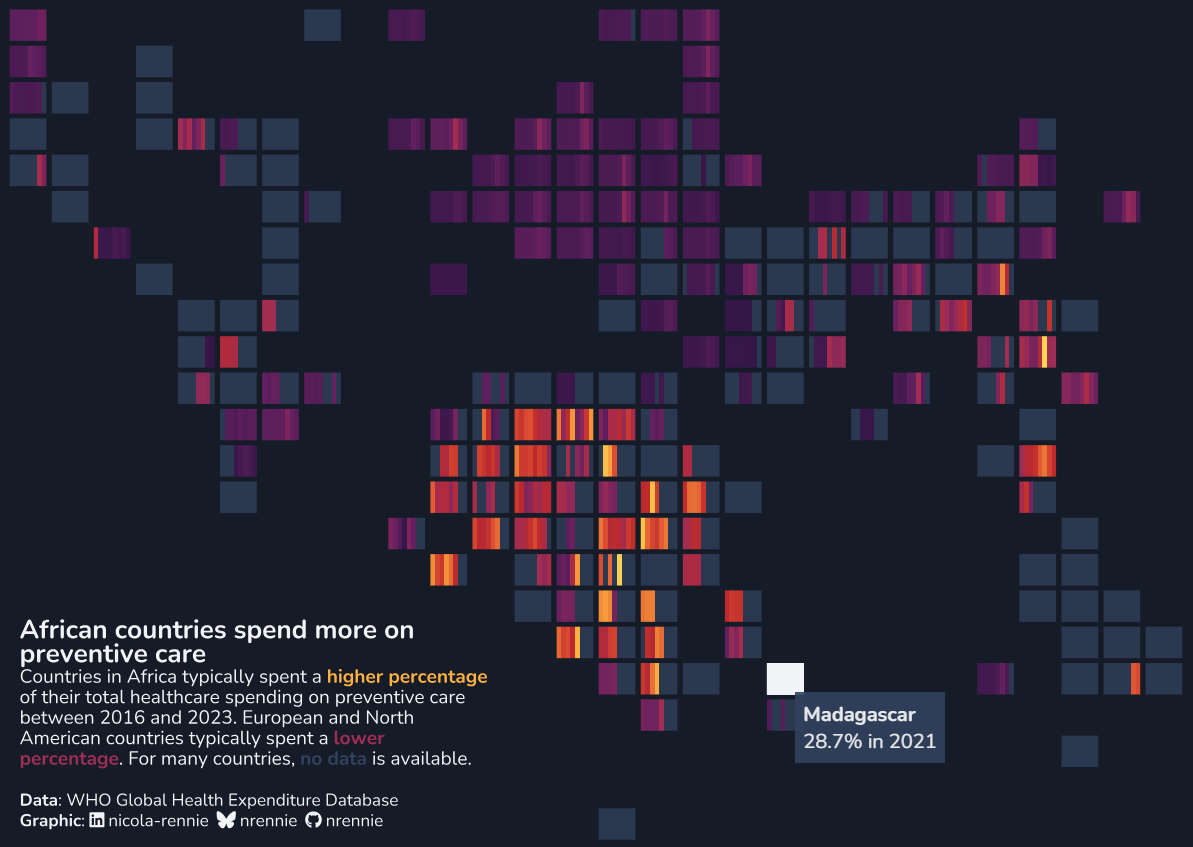

Source code (R):
# Load packages -----------------------------------------------------------

library(tidyverse)
library(showtext)
library(ggtext)
library(nrBrand)
library(glue)
library(ggview)
library(geofacet)
library(MetBrewer)
library(ggiraph)


# Load data ---------------------------------------------------------------

tuesdata <- tidytuesdayR::tt_load("2026-04-21")
financing_schemes <- tuesdata$financing_schemes
health_spending <- tuesdata$health_spending
spending_purpose <- tuesdata$spending_purpose


# Load fonts --------------------------------------------------------------

font_add_google("Nunito")
showtext_auto()
showtext_opts(dpi = 300)
body_font <- "Nunito"


# Define colours and fonts-------------------------------------------------

text_col <- "#F2F4F8"
bg_col <- "#151C28"


# Data wrangling ----------------------------------------------------------

all_iso3 <- geofacet::world_countries_grid1 |> 
  as_tibble() |> 
  pull(code_alpha3)

spending_data <- spending_purpose |> 
  filter(indicator_code == "hc6_che") |> 
  select(iso3_code, year, value) |> 
  filter(!(iso3_code %in% c("PSE", "LIE"))) |> 
  mutate(iso3_code = factor(iso3_code, levels = all_iso3)) |> 
  complete(iso3_code, year) |> 
  rename(code_alpha3 = iso3_code) |> 
  mutate(code_alpha3 = as.character(code_alpha3))

plot_data <- geofacet::world_countries_grid1 |> 
  as_tibble() |> 
  left_join(spending_data, by = "code_alpha3", relationship = "one-to-many") |> 
  select(code_alpha3, name, year, value)

label_data <- plot_data |> 
  drop_na() |> 
  group_by(code_alpha3) |>
  slice_max(year) |> 
  mutate(
    label = glue("<b>{name}</b><br>{round(value, 1)}% in {year}")
  ) |> 
  select(code_alpha3, label)

final_data <- plot_data |> 
  left_join(label_data, by = c("code_alpha3")) |> 
  mutate(label = if_else(
    is.na(label), glue("<b>{name}</b><br>No data available"), label
  ))


# Define text -------------------------------------------------------------

social <- nrBrand::social_caption(
  bg_colour = bg_col,
  icon_colour = text_col,
  font_colour = text_col,
  font_family = body_font,
  mastodon = NA
)
title <- glue("<span style='font-size:11pt;'>**African countries spend more on preventive care**</span><br>")
st <- glue("<span style='font-size:8pt;'>Countries in Africa typically spent a <span style='color:{met.brewer(\"Tam\")[2]};'>**higher percentage**</span> of their total healthcare spending on preventive care between 2016 and 2023. European and North American countries typically spent a <span style='color:{met.brewer(\"Tam\")[6]};'>**lower percentage**</span>. For many countries, <span style='color:#31415E;'>**no data**</span> is available.</span><br>")
cap <- source_caption(source = "WHO Global Health Expenditure Database", graphic = social)
txt <- paste0(
  title, st, "<br>", cap
)


# Plot --------------------------------------------------------------------

g <- ggplot(data = final_data) +
  geom_raster(
    mapping = aes(x = year, y = 1, fill = value)
  ) +
  geom_rect_interactive(
    mapping = aes(xmin = 2016 - 0.5, xmax = 2023 + 0.5,
                  ymin = 0.5, ymax = 1.5, 
                  data_id = code_alpha3, tooltip = label),
    fill = "transparent",
    colour = "transparent"
  ) +
  facet_geo(~ code_alpha3, grid = "world_countries_grid1") +
  labs(tag = txt) +
  scale_fill_met_c("Tam", na.value = "#2A3850", direction = -1) +
  theme_void(base_size = 6, base_family = body_font) +
  theme(
    plot.margin = margin(5, 5, 5, 5),
    plot.title.position = "plot",
    plot.caption.position = "plot",
    plot.background = element_rect(fill = bg_col, colour = bg_col),
    panel.background = element_rect(fill = bg_col, colour = bg_col),
    plot.tag = element_textbox_simple(
      colour = text_col,
      hjust = 0,
      halign = 0,
      margin = margin(b = 5, t = 5),
      family = body_font,
      maxwidth = 0.4
    ),
    plot.tag.position = c(0.01, 0.14),
    strip.text = element_blank(),
    panel.grid.minor = element_blank(),
    legend.position = "none",
    panel.spacing = unit(0.05, "lines")
  )

# Static
g +
  canvas(
    width = 7, height = 5,
    units = "in", bg = bg_col,
    dpi = 300
  ) -> p

# Interactive
girafe(
  ggobj = g,
  width_svg = 7,
  height_svg = 5,
  options = list(
    opts_toolbar(saveaspng = FALSE),
    opts_hover(css = "fill:#F2F4F8;"),
    opts_tooltip(
      delay_mouseout = 1000,
      css = "padding: 5pt;
             font-family: Nunito;
             font-size: 1em;
             color: #ffffff;
             background-color: #31415E;"
    )
  )
)


# Save --------------------------------------------------------------------

save_ggplot(
  plot = p,
  file = file.path("2026", "2026-04-21", paste0("20260421_static", ".png"))
)
